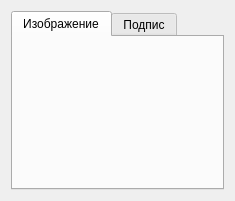
<?xml version="1.0" encoding="UTF-8"?>
<ui version="4.0">
 <class>SignatureViewDialog</class>
 <widget class="QDialog" name="SignatureViewDialog">
  <property name="geometry">
   <rect>
    <x>0</x>
    <y>0</y>
    <width>235</width>
    <height>201</height>
   </rect>
  </property>
  <property name="windowTitle">
   <string>Dialog</string>
  </property>
  <layout class="QVBoxLayout" name="verticalLayout">
   <item>
    <widget class="QTabWidget" name="tabWidget">
     <property name="currentIndex">
      <number>0</number>
     </property>
     <widget class="QWidget" name="tab">
      <attribute name="title">
       <string>Изображение</string>
      </attribute>
      <layout class="QVBoxLayout" name="verticalLayout_2">
       <property name="leftMargin">
        <number>0</number>
       </property>
       <property name="topMargin">
        <number>0</number>
       </property>
       <property name="rightMargin">
        <number>0</number>
       </property>
       <property name="bottomMargin">
        <number>0</number>
       </property>
       <item>
        <widget class="QLabel" name="signatureLabel">
         <property name="sizePolicy">
          <sizepolicy hsizetype="Expanding" vsizetype="Expanding">
           <horstretch>0</horstretch>
           <verstretch>0</verstretch>
          </sizepolicy>
         </property>
         <property name="text">
          <string/>
         </property>
        </widget>
       </item>
      </layout>
     </widget>
     <widget class="QWidget" name="tab_2">
      <attribute name="title">
       <string>Подпис</string>
      </attribute>
      <layout class="QVBoxLayout" name="verticalLayout_3">
       <property name="leftMargin">
        <number>0</number>
       </property>
       <property name="topMargin">
        <number>0</number>
       </property>
       <property name="rightMargin">
        <number>0</number>
       </property>
       <property name="bottomMargin">
        <number>0</number>
       </property>
       <item>
        <widget class="QPlainTextEdit" name="plainTextEdit">
         <property name="readOnly">
          <bool>true</bool>
         </property>
        </widget>
       </item>
      </layout>
     </widget>
    </widget>
   </item>
  </layout>
 </widget>
 <resources/>
 <connections/>
</ui>
